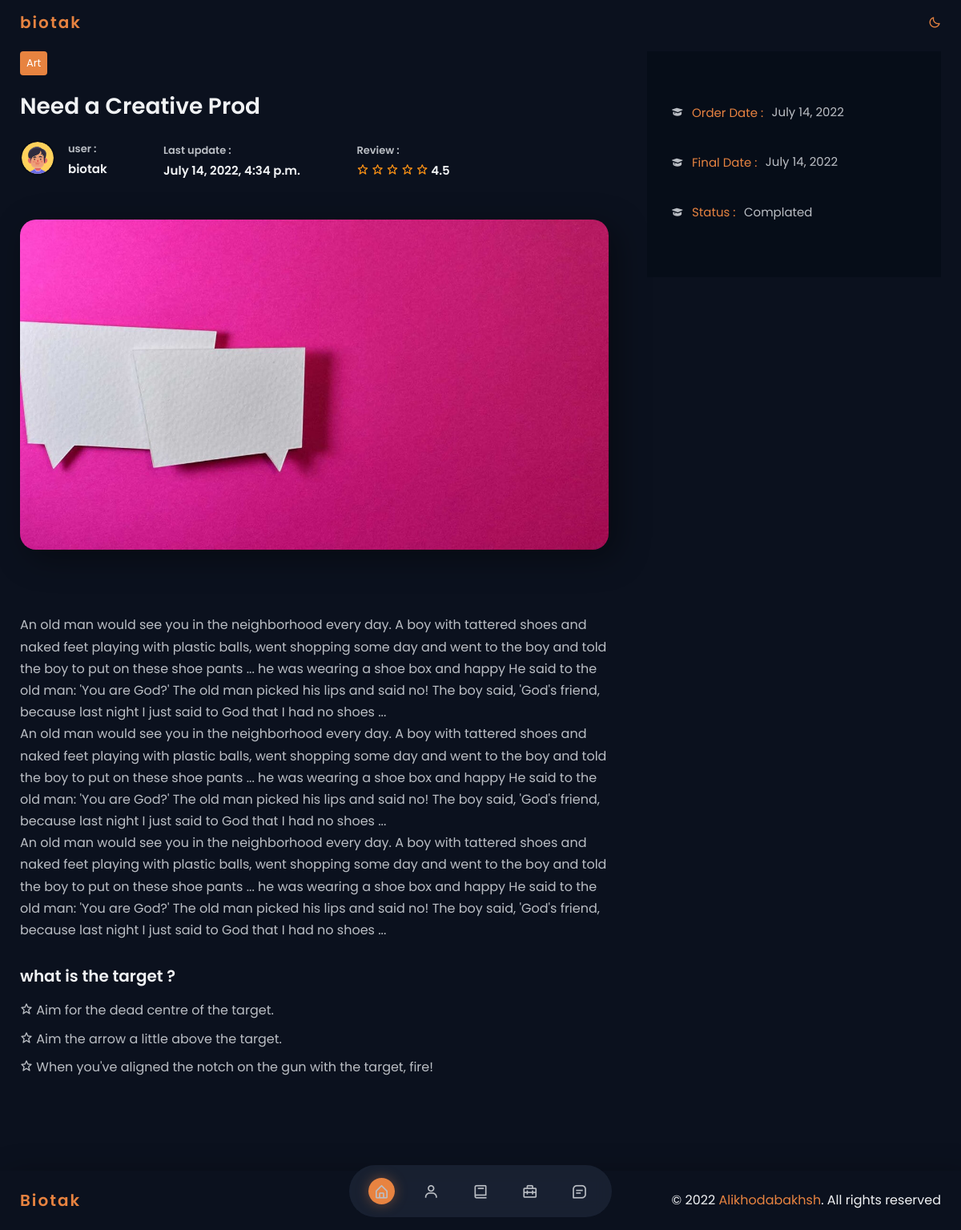
The page /portfolio/ali-khosdafk on the database its author committed.
### portfolio/models.py (models this page shows, shortened)
class UserProfile(models.Model):
    class Meta:
        verbose_name_plural = 'User Profiles'
        verbose_name = 'User Profile'
    user = models.OneToOneField(User, on_delete=models.CASCADE)
    avatar = models.FileField(blank=True, null=True, upload_to="avatar/")
    job = models.CharField(max_length=80, blank=True, null=True)
    bio = models.CharField(max_length=200, blank=True, null=True)
    cv = models.FileField(blank=True, null=True, upload_to="cv/")
    phone = models.CharField(max_length=11, blank=True, null=True)
    email = models.CharField(max_length=50, blank=True, null=True)
    address = models.CharField(max_length=200, blank=True, null=True)
    skills = models.ManyToManyField(Skill, blank=True)
    about_me = models.OneToOneField(
        AboutMe, on_delete=models.CASCADE, blank=True, null=True)
    github = models.URLField(blank=True, null=True)
    linkedin = models.URLField(blank=True, null=True)
    facebook = models.URLField(blank=True, null=True)
    twitter = models.URLField(blank=True, null=True)
    instagram = models.URLField(blank=True, null=True)

class Portfolio(models.Model):
    class Meta:
        verbose_name_plural = 'Portfolio'
        verbose_name = 'Portfolio'
        ordering = ["name"]
    name = models.CharField(max_length=20, blank=True, null=True)
    title = models.CharField(max_length=20, blank=True, null=True)
    sub_title = models.CharField(max_length=20, blank=True, null=True)
    slug = models.SlugField(null=False, unique=True)
    description = models.CharField(max_length=500, blank=True, null=True)
    body = RichTextField(blank=True, null=True)
    image = models.ImageField(blank=True, null=True, upload_to="portfolio")
    order_date = models.DateTimeField(auto_now_add=True, blank=True, null=True)
    final_date = models.DateTimeField(auto_now=True, blank=True, null=True)
    status = models.CharField(max_length=20, choices=STATUS )
    tag = models.CharField(max_length=20, blank=True, null=True)
    is_active = models.BooleanField(default=True)

### portfolio/views.py (the view)
# urls.py: path('portfolio/<slug:slug>', PortfolioDetailView.as_view(), name="portfolio-detail"),
class PortfolioDetailView(DetailView):
	model = Portfolio
	template_name = "portfolio-detail.html"

### config/context_processors.py (called while the page is built)
def project_context(request):
    context = {
        'me' : User.objects.first(),
    }
    return context

### templates/portfolio-detail.html (shortened to what this page needs)
{% extends 'base.html' %}
{% load static %}
{% block content %}
<section class="portfolio-detail section" id="portfolio-detail">
	<div class="details-container container grid ">
		<div class="details-group">
            <div class="details-tag">{{ object.tag }}</div>
            <h3 class="details-title"> {{ object.title }} </h3>
            <div class="details-meta">
                <div class="details-portfolio">
                    <img src="{{ me.userprofile.avatar.url }}" alt="{{ me.userprofile.avatar.url }}" class="details-portfolio-img">
                    <div class="details-data">
                        <span class="details-subtitle">user : </span>
                        <h3 class="details-data-title">{{ me.userprofile.user }}</h3>
                    </div>
                </div>
                <div class="details-update">
                    <span class="details-subtitle">Last update : </span>
                    <h3 class="details-data-title"> {{ object.final_date }} </h3>
                </div>
                <div class="details-rating">
                    <span class="details-subtitle">Review : </span>
                    <h3 class="details-data-title">
                        <i class='bx bx-star'></i>
                        <i class='bx bx-star'></i>
                        <i class='bx bx-star'></i>
                        <i class='bx bx-star'></i>
                        <i class='bx bx-star'></i>
                        <span class="review">4.5</span>
                    </h3>
                </div>
            </div>
            <img src="{{ object.image.url }}" alt="image-" class="details-img">
            <div class="portfolio-description">
                <p class="portfolio-description-details">
                    {{ object.body|safe }}
                </p>
                <div class="description-list">
                    <h3 class="description-list-title"> what is the target ? </h3>
                    <div class="description-list-details">
                        <p class="description-list-data">
                            <i class='bx bx-star details-icon'></i>
                            Aim for the dead centre of the target.
                        </p>
                        <p class="description-list-data">
                            <i class='bx bx-star details-icon'></i>
                            Aim the arrow a little above the target.
                        </p>
                        <p class="description-list-data">
                            <i class='bx bx-star details-icon'></i>
                            When you've aligned the notch on the gun with the target, fire!
                        </p>
                    </div>
                </div>
            </div>
        </div>
        <div class="introduction">
            <div class="introduction-content">
                <div class="introduction-group">
                    <i class='bx bxs-graduation introduction-icon'></i>
                    <h3 class="introduction-info"><span> Order Date :</span>  {{ object.order_date|date }}</h3>
                </div>
                <div class="introduction-group">
                    <i class='bx bxs-graduation introduction-icon'></i>
                    <h3 class="introduction-info"><span> Final Date :</span>  {{ object.final_date|date }}</h3>
                </div>
                <div class="introduction-group">
                    <i class='bx bxs-graduation introduction-icon'></i>
                    <h3 class="introduction-info"><span> Status :</span>  {{ object.status }} </h3>
                </div>
            </div>
        </div>
	</div>
</section>
{% include 'footer.html' %}
{% endblock content %}

### templates/header.html
{% load static %}
  <header class="header" id="header">
    <nav class="nav container">
        <a href="{% url 'portfolio:home' %}" class=" nav__logo ">{{ me.userprofile.user }}</a>
        <div class="nav__menu">
            <ul class="nav__list">
                <li class="nav__item">
                    <a href="#home" class="nav__link active-link">
                        <i class='bx bx-home-alt'></i>
                    </a>
                </li>
                <li class="nav__item">
                    <a href="#about" class="nav__link">
                        <i class='bx bx-user'></i>
                    </a>
                </li>
                <li class="nav__item">
                    <a href="#services" class="nav__link">
                        <i class='bx bx-book'></i>
                    </a>
                </li>
                <li class="nav__item">
                    <a href="#resume" class="nav__link">
                        <i class='bx bx-briefcase-alt-2'></i>
                    </a>
                </li>
                <li class="nav__item">
                    <a href="#portfolio" class="nav__link">
                        <i class='bx bx-message-square-detail'></i>
                    </a>
                </li>
            </ul>
        </div>
          <i class='bx bx-moon nav__theme change-theme' id="theme-button"></i>
    </nav>
  </header>

### rows shown on the page
Portfolio: tag "Art", title "Need a Creative Prod", final_date "July 14, 2022, 4:34 p.m.", image (picture), body "An old man would see you in the neighborhood every day. A boy with tattered shoes and naked feet playing with plastic balls, went shopping some day and went to the boy and told the boy to put on these shoe pants ... he was wearing a shoe box and happy He said to the old man: 'You are God?' The old man picked his lips and said no! The boy said, 'God's friend, because last night I just said to God that I had no shoes ... An old man would see you in the neighborhood every day. A boy with tattered shoes and naked feet playing with plastic balls, went shopping some day and went to the boy and told the boy to put on these shoe pants ... he was wearing a shoe box and happy He said to the old man:…", order_date "July 14, 2022", final_date "July 14, 2022", status "Complated"

### other values the page prints
{{ me.userprofile.user }} "biotak"
